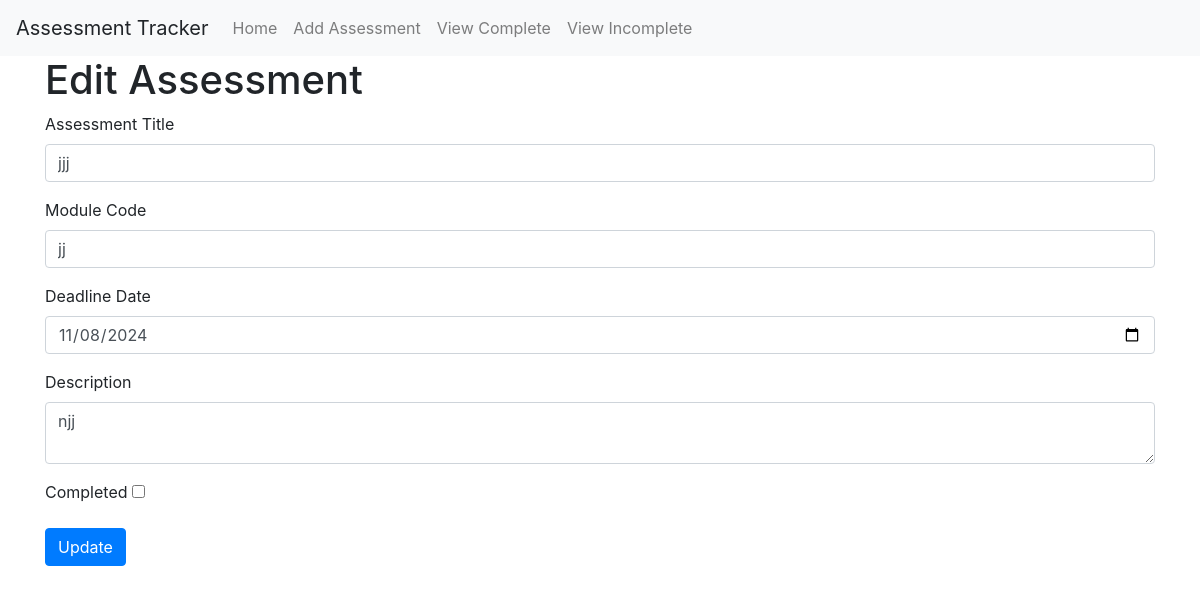
/edit_assessment/3, run on an earlier commit of the app's database.
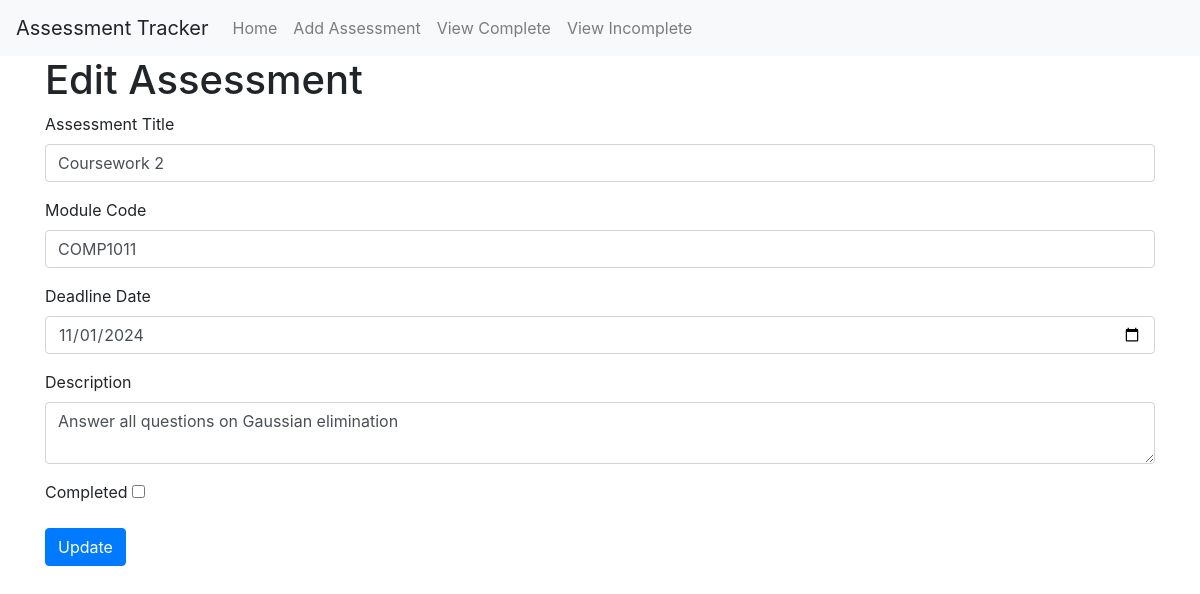
And on a later commit of the database.
### app/models.py (models this page shows)
class Assessment(db.Model):
    id = db.Column(db.Integer, primary_key=True)
    title = db.Column(db.String(100), nullable=False)
    module_code = db.Column(db.String(100), nullable=False)
    deadline = db.Column(db.DateTime, nullable=False)
    description = db.Column(db.Text, nullable=False)
    completed = db.Column(db.Boolean, default=False)

### app/views.py (the view, shortened to what this page needs)
@app.route('/edit_assessment/<int:id>', methods=['GET', 'POST'])
def edit_assessment(id):
    assessment = Assessment.query.get_or_404(id)
    form = AssessmentForm(obj=assessment)
    for forms, errors in form.errors.items():
        for error in errors:
            flash(error)
    return render_template('edit.html', form=form)

### app/forms.py (shortened to what this page needs)
class AssessmentForm(FlaskForm):
    title = StringField('Assessment Title', validators=[DataRequired()])
    module_code = StringField('Module Code', validators=[DataRequired()])
    deadline = DateField('Deadline Date', validators=[DataRequired()])
    description = TextAreaField('Description', validators=[DataRequired()])
    completed = BooleanField('Completed')

### app/templates/edit.html (shortened to what this page needs)
{% extends "base.html" %}
{% block content %}
<h1>Edit Assessment</h1>
<form method="POST">
    <div class="form-group">
        {{ form.title.label(class="form-label") }} {{ form.title(class="form-control") }}
    </div>
    <div class="form-group">
        {{ form.module_code.label(class="form-label") }} {{ form.module_code(class="form-control") }}
    </div>
    <div class="form-group">
        {{ form.deadline.label(class="form-label") }} {{ form.deadline(class="form-control") }}
    </div>
    <div class="form-group">
        {{ form.description.label(class="form-label") }} {{ form.description(class="form-control") }}
    </div>
    <div class="form-group">
        {{ form.completed.label(class="form-label") }} {{ form.completed() }}
    </div>
    <button type="submit" class="btn btn-primary">Update</button>
</form>
{% endblock %}

What changed in the data, as far as the page shows it:
changed Assessment: title "jjj" → "Coursework 2"; module_code "jj" → "COMP1011"; deadline "11/08/2024" → "11/01/2024"; description "njj" → "Answer all questions on Gaussian elimination"
